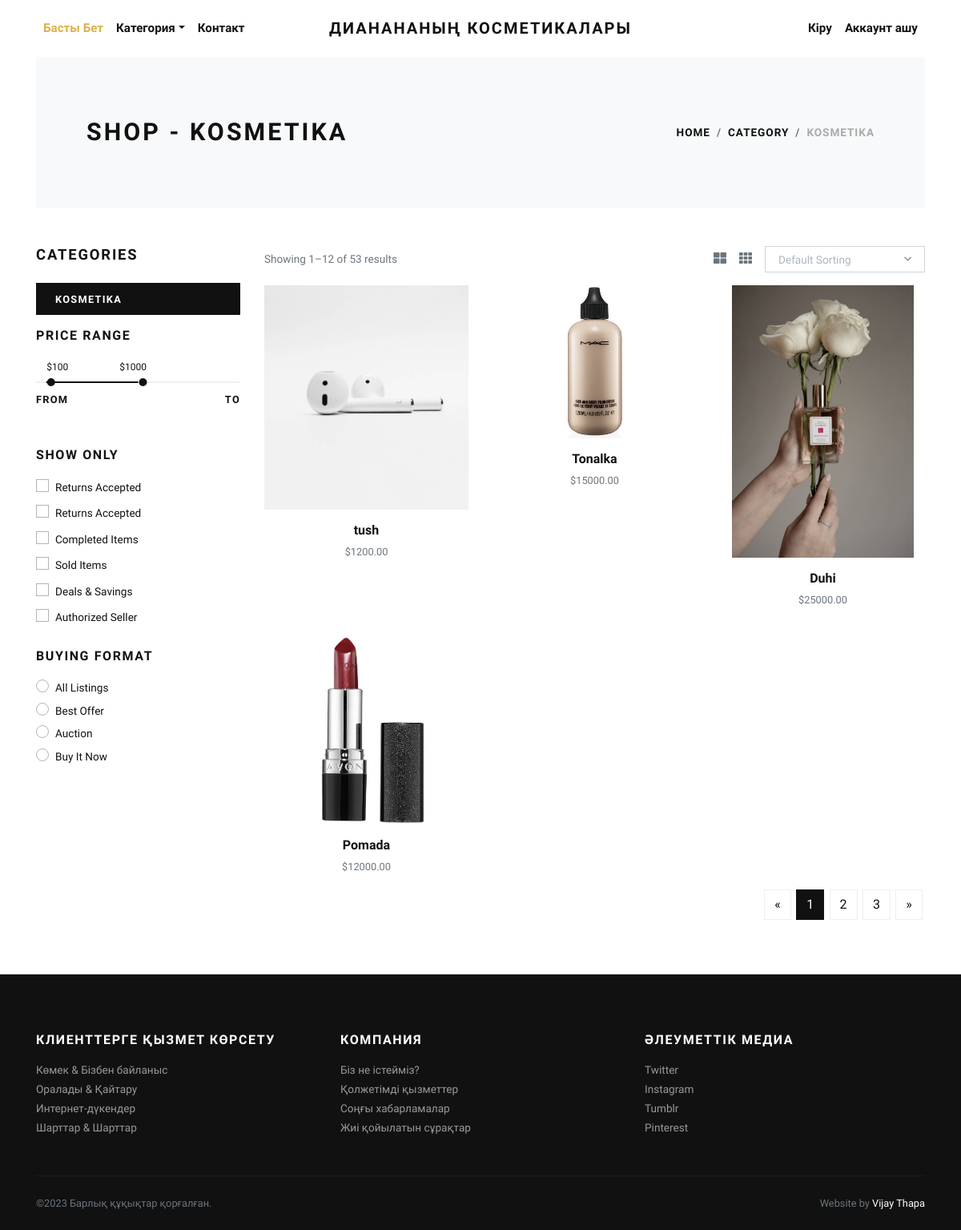
The page /categories/Kosmetika/ on the database its author committed.
### store/models.py (models this page shows, shortened)
class Category(models.Model):
    title = models.CharField(max_length=50, verbose_name="Category Title")
    slug = models.SlugField(max_length=55, verbose_name="Category Slug")
    description = models.TextField(blank=True, verbose_name="Category Description")
    category_image = models.ImageField(upload_to='category', blank=True, null=True, verbose_name="Category Image")
    is_active = models.BooleanField(verbose_name="Is Active?")
    is_featured = models.BooleanField(verbose_name="Is Featured?")
    created_at = models.DateTimeField(auto_now_add=True, verbose_name="Created Date")
    updated_at = models.DateTimeField(auto_now=True, verbose_name="Updated Date")
    class Meta:
        verbose_name_plural = 'Categories'
        ordering = ('-created_at', )

class Product(models.Model):
    title = models.CharField(max_length=150, verbose_name="Product Title")
    slug = models.SlugField(max_length=160, verbose_name="Product Slug")
    sku = models.CharField(max_length=255, unique=True, verbose_name="Unique Product ID (SKU)")
    short_description = models.TextField(verbose_name="Short Description")
    detail_description = models.TextField(blank=True, null=True, verbose_name="Detail Description")
    product_image = models.ImageField(upload_to='product', blank=True, null=True, verbose_name="Product Image")
    price = models.DecimalField(max_digits=8, decimal_places=2)
    category = models.ForeignKey(Category, verbose_name="Product Categoy", on_delete=models.CASCADE)
    is_active = models.BooleanField(verbose_name="Is Active?")
    is_featured = models.BooleanField(verbose_name="Is Featured?")
    created_at = models.DateTimeField(auto_now_add=True, verbose_name="Created Date")
    updated_at = models.DateTimeField(auto_now=True, verbose_name="Updated Date")
    class Meta:
        verbose_name_plural = 'Products'
        ordering = ('-created_at', )

### store/views.py (the view)
# urls.py: path('categories/<slug:slug>/', views.category_products, name="category-products"),
def category_products(request, slug):
    category = get_object_or_404(Category, slug=slug)
    products = Product.objects.filter(is_active=True, category=category)
    categories = Category.objects.filter(is_active=True)
    context = {
        'category': category,
        'products': products,
        'categories': categories,
    }
    return render(request, 'store/category_products.html', context)

### templates/store/category_products.html (shortened to what this page needs)
{% extends 'base.html' %}
{% load static %}
    {% block content %}
      <div class="container">
        <section class="py-5 bg-light">
          <div class="container">
            <div class="row px-4 px-lg-5 py-lg-4 align-items-center">
              <div class="col-lg-6">
                <h1 class="h2 text-uppercase mb-0">Shop - {{category.title}}</h1>
              </div>
              <div class="col-lg-6 text-lg-right">
                <nav aria-label="breadcrumb">
                  <ol class="breadcrumb justify-content-lg-end mb-0 px-0">
                    <li class="breadcrumb-item"><a href="{% url 'store:home' %}">Home</a></li>
                    <li class="breadcrumb-item"><a href="{% url 'store:all-categories' %}">Category</a></li>
                    <li class="breadcrumb-item active" aria-current="page">{{category.title}}</li>
                  </ol>
                </nav>
              </div>
            </div>
          </div>
        </section>
        <section class="py-5">
          <div class="container p-0">
            <div class="row">
              <div class="col-lg-3 order-2 order-lg-1">
                <h5 class="text-uppercase mb-4">Categories</h5>
                {% if categories %}
                  {% for cat in categories %}
                    <a href="{% url 'store:category-products' cat.slug %}">
                      <div class="py-2 px-4 {% if category == cat %}bg-dark text-white {% else %}bg-light{% endif %} mb-3">
                        <strong class="small text-uppercase font-weight-bold">{{cat.title}}</strong>
                      </div>
                    </a>
                  {% endfor %}
                {% endif %}
                <h6 class="text-uppercase mb-4">Price range</h6>
                <div class="price-range pt-4 mb-5">
                  <div id="range"></div>
                  <div class="row pt-2">
                    <div class="col-6"><strong class="small font-weight-bold text-uppercase">From</strong></div>
                    <div class="col-6 text-right"><strong class="small font-weight-bold text-uppercase">To</strong></div>
                  </div>
                </div>
                <h6 class="text-uppercase mb-3">Show only</h6>
                <div class="custom-control custom-checkbox mb-1">
                  <label class="custom-control-label text-small" for="customCheck1">Returns Accepted</label>
                </div>
                <div class="custom-control custom-checkbox mb-1">
                  <label class="custom-control-label text-small" for="customCheck2">Returns Accepted</label>
                </div>
                <div class="custom-control custom-checkbox mb-1">
                  <label class="custom-control-label text-small" for="customCheck3">Completed Items</label>
                </div>
                <div class="custom-control custom-checkbox mb-1">
                  <label class="custom-control-label text-small" for="customCheck4">Sold Items</label>
                </div>
                <div class="custom-control custom-checkbox mb-1">
                  <label class="custom-control-label text-small" for="customCheck5">Deals &amp; Savings</label>
                </div>
                <div class="custom-control custom-checkbox mb-4">
                  <label class="custom-control-label text-small" for="customCheck6">Authorized Seller</label>
                </div>
                <h6 class="text-uppercase mb-3">Buying format</h6>
                <div class="custom-control custom-radio">
                  <label class="custom-control-label text-small" for="customRadio1">All Listings</label>
                </div>
                <div class="custom-control custom-radio">
                  <label class="custom-control-label text-small" for="customRadio2">Best Offer</label>
                </div>
                <div class="custom-control custom-radio">
                  <label class="custom-control-label text-small" for="customRadio3">Auction</label>
                </div>
                <div class="custom-control custom-radio">
                  <label class="custom-control-label text-small" for="customRadio4">Buy It Now</label>
                </div>
              </div>
              <div class="col-lg-9 order-1 order-lg-2 mb-5 mb-lg-0">
                <div class="row mb-3 align-items-center">
                  <div class="col-lg-6 mb-2 mb-lg-0">
                    <p class="text-small text-muted mb-0">Showing 1–12 of 53 results</p>
                  </div>
                  <div class="col-lg-6">
                    <ul class="list-inline d-flex align-items-center justify-content-lg-end mb-0">
                      <li class="list-inline-item text-muted mr-3"><a class="reset-anchor p-0" href="#"><i class="fas fa-th-large"></i></a></li>
                      <li class="list-inline-item text-muted mr-3"><a class="reset-anchor p-0" href="#"><i class="fas fa-th"></i></a></li>
                      <li class="list-inline-item">
                      </li>
                    </ul>
                  </div>
                </div>
                <div class="row">
                  {% if products %}
                    {% for product in products %}
                      <div class="col-lg-4 col-sm-6">
                        <div class="product text-center">
                          <div class="mb-3 position-relative">
                            <a class="d-block" href="{% url 'store:product-detail' product.slug %}">
                              {% if product.product_image %}
                                <img class="img-fluid w-100" src="{{product.product_image.url}}" alt="{{product.title}}">
                              {% else %}
                                <img class="img-fluid w-100" src="{% static 'img/product-1.jpg' %}" alt="{{product.title}}">
                              {% endif %}
                            </a>
                          </div>
                          <h6> <a class="reset-anchor" href="{% url 'store:product-detail' product.slug %}">{{product.title}}</a></h6>
                          <p class="small text-muted">${{product.price}}</p>
                        </div>
                      </div>
                    {% endfor %}
                  {% endif %}
                </div>
                <nav aria-label="Page navigation example">
                  <ul class="pagination justify-content-center justify-content-lg-end">
                    <li class="page-item"><a class="page-link" href="#" aria-label="Previous"><span aria-hidden="true">«</span></a></li>
                    <li class="page-item active"><a class="page-link" href="#">1</a></li>
                    <li class="page-item"><a class="page-link" href="#">2</a></li>
                    <li class="page-item"><a class="page-link" href="#">3</a></li>
                    <li class="page-item"><a class="page-link" href="#" aria-label="Next"><span aria-hidden="true">»</span></a></li>
                  </ul>
                </nav>
              </div>
            </div>
          </div>
        </section>
      </div>
      {% endblock content %}

### templates/base.html (shortened to what this page needs)
{% load static %}
<!DOCTYPE html>
<html>
  <head>
    <link rel="stylesheet" href="{% static 'vendor/bootstrap/css/bootstrap.min.css' %}">
    <link rel="stylesheet" href="{% static 'vendor/lightbox2/css/lightbox.min.css' %}">
    <link rel="stylesheet" href="{% static 'vendor/nouislider/nouislider.min.css' %}">
    <link rel="stylesheet" href="{% static 'vendor/bootstrap-select/css/bootstrap-select.min.css' %}">
    <link rel="stylesheet" href="{% static 'vendor/owl.carousel2/assets/owl.carousel.min.css' %}">
    <link rel="stylesheet" href="{% static 'vendor/owl.carousel2/assets/owl.theme.default.css' %}">
    <link rel="stylesheet" href="{% static 'css/style.default.css' %}" id="theme-stylesheet">
    <link rel="stylesheet" href="{% static 'css/custom.css' %}">
  </head>
  <body>
    <div class="page-holder">
      {% include 'navbar.html' %}
      {% block content %}
      {% endblock content %}
      {% include 'footer.html' %}
      {% include 'scripts.html' %}

### templates/navbar.html (shortened to what this page needs)
{% load static %}
      <header class="header bg-white">
        <div class="container px-0 px-lg-3">
          <nav class="navbar navbar-expand-lg navbar-light py-3 px-lg-0"><a class="navbar-brand" href="{% url 'store:home' %}"><span class="font-weight-bold text-uppercase text-dark">Дианананың Косметикалары</span></a>
            <div class="collapse navbar-collapse" id="navbarSupportedContent">
              <ul class="navbar-nav mr-auto">
                <li class="nav-item">
                  <a class="nav-link active" href="{% url 'store:home' %}">Басты Бет</a>
                </li>
                <li class="nav-item dropdown"><a class="nav-link dropdown-toggle" id="pagesDropdown" href="#" data-toggle="dropdown" aria-haspopup="true" aria-expanded="false">Категория</a>
                  <div class="dropdown-menu mt-3" aria-labelledby="pagesDropdown">
                <li class="nav-item">
                  <a class="nav-link" href="{% url 'store:home' %}">Контакт</a>
                </li>
              </ul>
              <ul class="navbar-nav ml-auto">
                {% if request.user.is_authenticated %}
                  <li class="nav-item"><a class="nav-link" href="{% url 'store:cart' %}"> <i class="fas fa-dolly-flatbed mr-1 text-gray"></i>Себет<small class="text-gray">({{cart_items.count}})</small></a></li>
                  <li class="nav-item"><a class="nav-link" href="#"> <i class="far fa-heart mr-1"></i><small class="text-gray"> (0)</small></a></li>
                  {% comment %} <li class="nav-item"><a class="nav-link" href="#"> <i class="fas fa-user-alt mr-1 text-gray"></i>Менің профильім</a></li> {% endcomment %}
                  <li class="nav-item dropdown"><a class="nav-link dropdown-toggle" id="pagesDropdown" href="#" data-toggle="dropdown" aria-haspopup="true" aria-expanded="false"><i class="fas fa-user-alt mr-1 text-gray"></i>Менің аккаунтым</a></a>
                  <div class="dropdown-menu mt-3" aria-labelledby="pagesDropdown">
                      <a class="dropdown-item border-0 transition-link" href="{% url 'store:profile' %}">Профиль</a>
                      <a class="dropdown-item border-0 transition-link" href="{% url 'store:cart' %}">Себет</a>
                      <a class="dropdown-item border-0 transition-link" href="{% url 'store:orders' %}">Менің тапырыстарым</a>
                      <a class="dropdown-item border-0 transition-link" href="{% url 'store:password-change' %}">Құпиясөзді жаңарту</a>
                    <hr>
                    <a class="dropdown-item border-0 transition-link" href="{% url 'store:logout' %}">Шығу</a>
                </li>
                {% else %}
                  <li class="nav-item"><a class="nav-link" href="{% url 'store:login' %}">Кіру</a></li>
                  <li class="nav-item"><a class="nav-link" href="{% url 'store:register' %}">Аккаунт ашу</a></li>
                {% endif %}
              </ul>
            </div>
          </nav>
        </div>
      </header>

### templates/footer.html
<footer class="bg-dark text-white">
        <div class="container py-4">
          <div class="row py-5">
            <div class="col-md-4 mb-3 mb-md-0">
              <h6 class="text-uppercase mb-3">Клиенттерге қызмет көрсету</h6>
              <ul class="list-unstyled mb-0">
                <li><a class="footer-link" href="#">Көмек &amp; Бізбен байланыс</a></li>
                <li><a class="footer-link" href="#">Оралады &amp; Қайтару</a></li>
                <li><a class="footer-link" href="#">Интернет-дүкендер</a></li>
                <li><a class="footer-link" href="#">Шарттар &amp; Шарттар</a></li>
              </ul>
            </div>
            <div class="col-md-4 mb-3 mb-md-0">
              <h6 class="text-uppercase mb-3">Компания</h6>
              <ul class="list-unstyled mb-0">
                <li><a class="footer-link" href="#">Біз не істейміз?</a></li>
                <li><a class="footer-link" href="#">Қолжетімді қызметтер</a></li>
                <li><a class="footer-link" href="#">Соңғы хабарламалар</a></li>
                <li><a class="footer-link" href="#">Жиі қойылатын сұрақтар</a></li>
              </ul>
            </div>
            <div class="col-md-4">
              <h6 class="text-uppercase mb-3">Әлеуметтік медиа</h6>
              <ul class="list-unstyled mb-0">
                <li><a class="footer-link" href="#">Twitter</a></li>
                <li><a class="footer-link" href="#">Instagram</a></li>
                <li><a class="footer-link" href="#">Tumblr</a></li>
                <li><a class="footer-link" href="#">Pinterest</a></li>
              </ul>
            </div>
          </div>
          <div class="border-top pt-4" style="border-color: #1d1d1d !important">
            <div class="row">
              <div class="col-lg-6">
                <p class="small text-muted mb-0">&copy;2023 Барлық құқықтар қорғалған.</p>
              </div>
              <div class="col-lg-6 text-lg-right">
                <p class="small text-muted mb-0">Website by <a class="text-white reset-anchor" href="https://www.youtube.com/vijaythapa" target="_blank">Vijay Thapa</a></p>
              </div>
            </div>
          </div>
        </div>
      </footer>

### templates/scripts.html (shortened to what this page needs)
{% load static %}
      <link rel="stylesheet" href="https://use.fontawesome.com/releases/v5.7.1/css/all.css">
    </div>
  </body>
</html>

### rows shown on the page
Category: title "KOSMETIKA"
Product: title "tush", price "1200.00"
Product: product_image (picture), title "Tonalka", price "15000.00"
Product: product_image (picture), title "Duhi", price "25000.00"
Product: product_image (picture), title "Pomada", price "12000.00"
